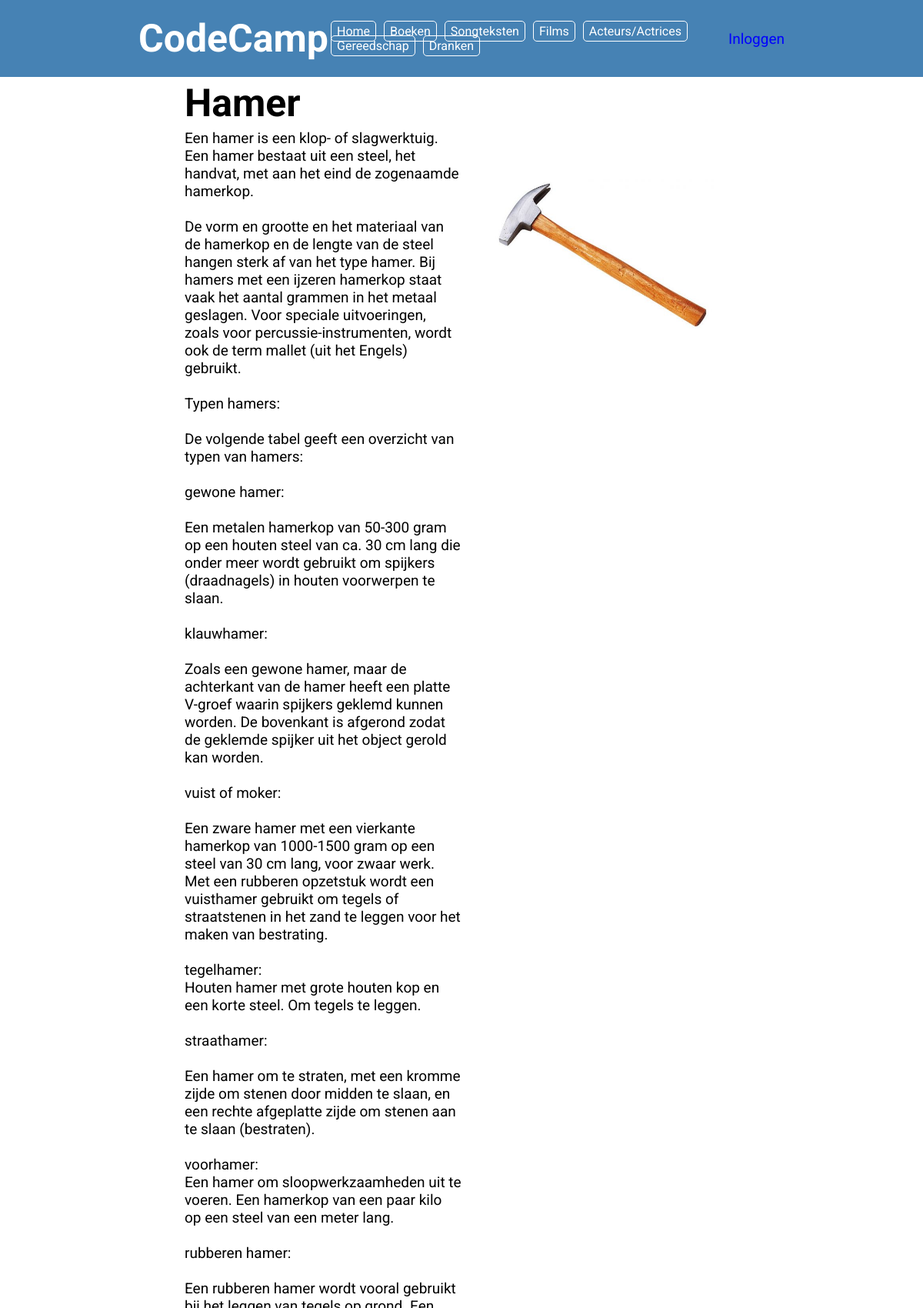
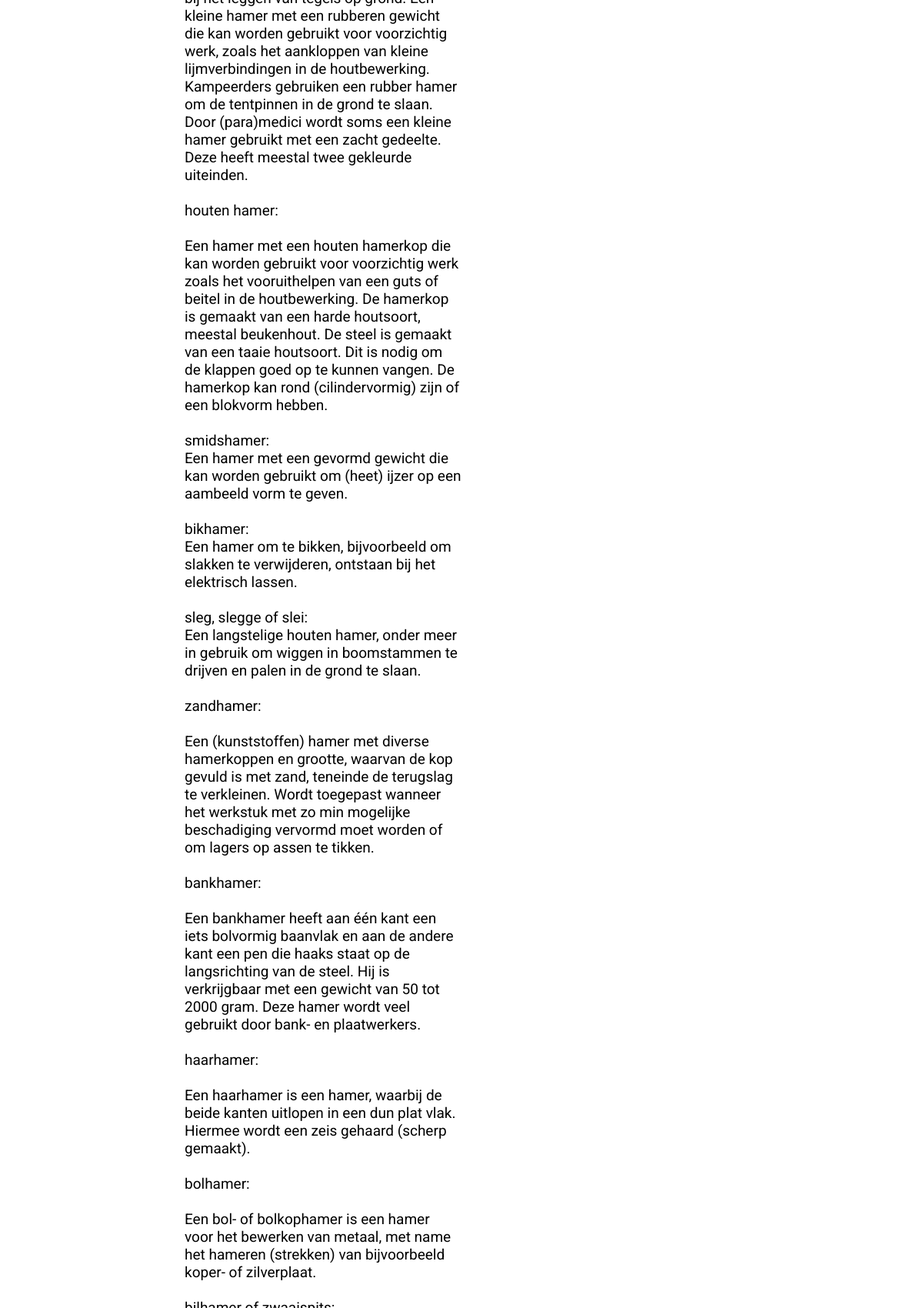
Screenshot of /gereedschap/gereedschap.php?id=2 (upper part) with the database file from the repository (2 pictures, top to bottom).
### tables this page shows
CREATE TABLE `gereedschap` (
  `id` int(11) NOT NULL,
  `naam` varchar(255) NOT NULL,
  `beschrijving` text NOT NULL,
  `afbeelding` varchar(255) DEFAULT NULL,
  `zaag` tinyint(1) NOT NULL DEFAULT 0
);

### gereedschap/gereedschap.php (the view, shortened to what this page needs)
<!DOCTYPE html>
<html lang="nl">
<head>
  <?php require_once '../head.php' ?>
</head>
<?php
  $query = "SELECT * FROM gereedschap WHERE id = :id";
  $statement = $conn->prepare($query);
  $statement->execute([
    ":id" => $_GET['id'],
  ]);
  $gereedschap = $statement->fetch(PDO::FETCH_ASSOC);
  $query = "SELECT * FROM gereedschap";
  $statement = $conn->prepare($query);
  $statement->execute([]);
  $gereedschappen = $statement->fetchAll(PDO::FETCH_ASSOC);
?>
<body>
  <header>
    <?php require_once '../header.php' ?>
  </header>
  <main>
    <div class="wrapper">
      <h1><?php echo $gereedschap['naam']; ?></h1>
      <div class="content-body">
        <pre><?php echo $gereedschap['beschrijving'];?>
        </pre>
        <div>
          <img class="item-img" src="../img/gereedschap/<?php echo $gereedschap['afbeelding'] ?>" alt="Afbeelding van <?php echo $gereedschap['naam']; ?>">
        </div>
      </div>
    </div>
  </main>
</body>
</html>

### head.php (shortened to what this page needs)
<link rel="stylesheet" href="<?php echo $base_url; ?>/css/main.css">

### header.php
<div class="header-wrapper">
    <div class="header-center">
            <a class="logo-link" href="<?php echo $base_url; ?>/index.php">
                <h1>CodeCamp</h1>
            </a>
        <nav>
            <a class="nav-link" href="<?php echo $base_url; ?>/index.php">Home</a>
            <a class="nav-link" href="<?php echo $base_url; ?>/boeken/index.php">Boeken</a>
            <a class="nav-link" href="<?php echo $base_url; ?>/songteksten/index.php">Songteksten</a>
            <a class="nav-link" href="<?php echo $base_url; ?>/films/index.php">Films</a>
            <a class="nav-link" href="<?php echo $base_url; ?>/acteurs/index.php">Acteurs/Actrices</a>
            <a class="nav-link" href="<?php echo $base_url; ?>/gereedschap/index.php">Gereedschap</a>
            <a class="nav-link" href="<?php echo $base_url; ?>/dranken/index.php">Dranken</a>
        </nav>
        <div class="login">
            <?php if(isset($_SESSION['user_id'])): ?>
            <p>Hallo <?php echo $_SESSION['user_fullname'] ?> | <a href="<?php echo $base_url; ?>/account/logout.php" >Uitloggen</a></p>
            <?php else: ?>
            <p><a href="<?php echo $base_url; ?>/account/login.php" >Inloggen</a></p>
            <?php endif; ?>
        </div>
    </div>
</div>

### css/main.css (style rules this page uses)
* { margin: 0; padding: 0; }
body { font-family: 'Roboto', sans-serif; min-height: calc(100vh - 320px); position: relative; padding-bottom: 320px; }
a { text-decoration: none; color: blue; }
h1 { margin: 5px 0; font-size: 50px; }
p, pre { font-size: 19px; font-family: 'Roboto' }
.header-wrapper { height: 100px; background-color: #4682b4; color: white; }
.header-center { width: 70%; height: 100%; margin: 0 auto; display: flex; align-items: center; justify-content: space-between; }
.header-center h1 { font-size: 50px; color: white; }
.nav-link { text-decoration: none; color: white; padding: 3px 7px; border: 1px solid white; border-radius: 5px; margin: 0 3px; transition: 0.2s; }
.logo-link { text-decoration: none; }
.wrapper { margin: 0 auto; width: 60%; }
.item-img { width: 80%; }
.content-body { display: flex; }
.content-body > * { width: 50%; overflow-x: auto; white-space: pre-wrap; }

### rows the page displays
gereedschap: naam "Hamer", beschrijving "Een hamer is een klop- of slagwerktuig. Een hamer bestaat uit een steel, het handvat, met aan het eind de zogenaamde hamerkop. De vorm en grootte en het materiaal van de hamerkop en de lengte van de steel hangen sterk af van het type hamer. Bij hamers met een ijzeren hamerkop staat vaak het aantal grammen in het metaal geslagen. Voor speciale uitvoeringen, zoals voor percussie-instrumenten, wordt ook de term mallet (uit het Engels) gebruikt. Typen hamers: De volgende tabel geeft een overzicht van typen van hamers: gewone hamer: Een metalen hamerkop van 50-300 gram op een houten steel van ca. 30 cm lang die onder meer wordt gebruikt om spijkers (draadnagels) in houten voorwerpen te slaan.…", afbeelding+naam (picture)
